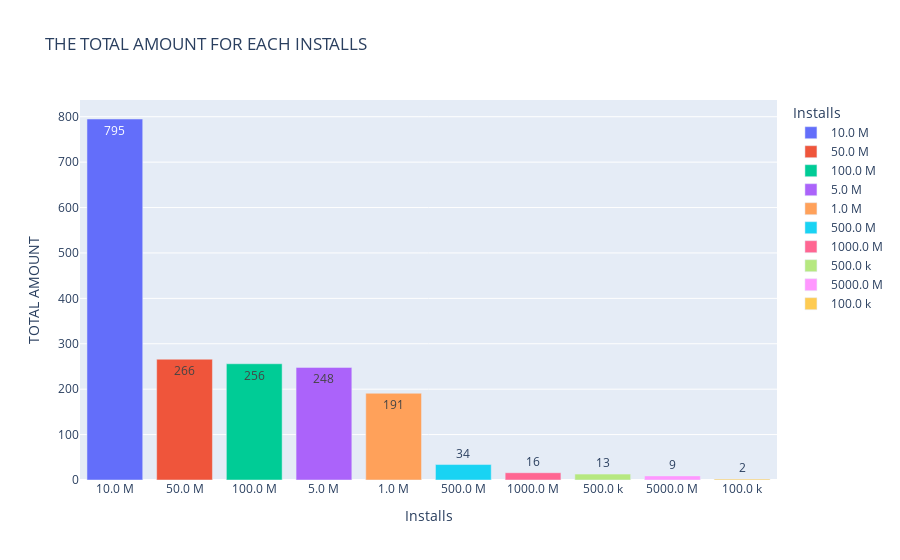

The notebook cell saved with this chart:
### Code cell
px.bar(inst, y=inst.values, x=inst.index, text= inst.values,color=inst.index,labels= {'y': 'TOTAL AMOUNT', 'index': 'Installs'},
        title='THE TOTAL AMOUNT FOR EACH INSTALLS'
      )

### Figure 1 — Plotly figure (JSON) as saved in the notebook; plotly's stock layout.template omitted (floating-point values rounded to 4 significant figures)
{"data": [{"alignmentgroup": "True", "hovertemplate": "Installs=%{x}<br>TOTAL AMOUNT=%{y}<br>text=%{text}<extra></extra>", "legendgroup": "10.0 M", "marker": {"color": "#636efa"}, "name": "10.0 M", "offsetgroup": "10.0 M", "orientation": "v", "showlegend": true, "text": [795], "textposition": "auto", "type": "bar", "x": ["10.0 M"], "xaxis": "x", "y": [795], "yaxis": "y"}, {"alignmentgroup": "True", "hovertemplate": "Installs=%{x}<br>TOTAL AMOUNT=%{y}<br>text=%{text}<extra></extra>", "legendgroup": "50.0 M", "marker": {"color": "#EF553B"}, "name": "50.0 M", "offsetgroup": "50.0 M", "orientation": "v", "showlegend": true, "text": [266], "textposition": "auto", "type": "bar", "x": ["50.0 M"], "xaxis": "x", "y": [266], "yaxis": "y"}, {"alignmentgroup": "True", "hovertemplate": "Installs=%{x}<br>TOTAL AMOUNT=%{y}<br>text=%{text}<extra></extra>", "legendgroup": "100.0 M", "marker": {"color": "#00cc96"}, "name": "100.0 M", "offsetgroup": "100.0 M", "orientation": "v", "showlegend": true, "text": [256], "textposition": "auto", "type": "bar", "x": ["100.0 M"], "xaxis": "x", "y": [256], "yaxis": "y"}, {"alignmentgroup": "True", "hovertemplate": "Installs=%{x}<br>TOTAL AMOUNT=%{y}<br>text=%{text}<extra></extra>", "legendgroup": "5.0 M", "marker": {"color": "#ab63fa"}, "name": "5.0 M", "offsetgroup": "5.0 M", "orientation": "v", "showlegend": true, "text": [248], "textposition": "auto", "type": "bar", "x": ["5.0 M"], "xaxis": "x", "y": [248], "yaxis": "y"}, {"alignmentgroup": "True", "hovertemplate": "Installs=%{x}<br>TOTAL AMOUNT=%{y}<br>text=%{text}<extra></extra>", "legendgroup": "1.0 M", "marker": {"color": "#FFA15A"}, "name": "1.0 M", "offsetgroup": "1.0 M", "orientation": "v", "showlegend": true, "text": [191], "textposition": "auto", "type": "bar", "x": ["1.0 M"], "xaxis": "x", "y": [191], "yaxis": "y"}, {"alignmentgroup": "True", "hovertemplate": "Installs=%{x}<br>TOTAL AMOUNT=%{y}<br>text=%{text}<extra></extra>", "legendgroup": "500.0 M", "marker": {"color": "#19d3f3"}, "name": "500.0 M", "offsetgroup": "500.0 M", "orientation": "v", "showlegend": true, "text": [34], "textposition": "auto", "type": "bar", "x": ["500.0 M"], "xaxis": "x", "y": [34], "yaxis": "y"}, {"alignmentgroup": "True", "hovertemplate": "Installs=%{x}<br>TOTAL AMOUNT=%{y}<br>text=%{text}<extra></extra>", "legendgroup": "1000.0 M", "marker": {"color": "#FF6692"}, "name": "1000.0 M", "offsetgroup": "1000.0 M", "orientation": "v", "showlegend": true, "text": [16], "textposition": "auto", "type": "bar", "x": ["1000.0 M"], "xaxis": "x", "y": [16], "yaxis": "y"}, {"alignmentgroup": "True", "hovertemplate": "Installs=%{x}<br>TOTAL AMOUNT=%{y}<br>text=%{text}<extra></extra>", "legendgroup": "500.0 k", "marker": {"color": "#B6E880"}, "name": "500.0 k", "offsetgroup": "500.0 k", "orientation": "v", "showlegend": true, "text": [13], "textposition": "auto", "type": "bar", "x": ["500.0 k"], "xaxis": "x", "y": [13], "yaxis": "y"}, {"alignmentgroup": "True", "hovertemplate": "Installs=%{x}<br>TOTAL AMOUNT=%{y}<br>text=%{text}<extra></extra>", "legendgroup": "5000.0 M", "marker": {"color": "#FF97FF"}, "name": "5000.0 M", "offsetgroup": "5000.0 M", "orientation": "v", "showlegend": true, "text": [9], "textposition": "auto", "type": "bar", "x": ["5000.0 M"], "xaxis": "x", "y": [9], "yaxis": "y"}, {"alignmentgroup": "True", "hovertemplate": "Installs=%{x}<br>TOTAL AMOUNT=%{y}<br>text=%{text}<extra></extra>", "legendgroup": "100.0 k", "marker": {"color": "#FECB52"}, "name": "100.0 k", "offsetgroup": "100.0 k", "orientation": "v", "showlegend": true, "text": [2], "textposition": "auto", "type": "bar", "x": ["100.0 k"], "xaxis": "x", "y": [2], "yaxis": "y"}], "layout": {"barmode": "relative", "legend": {"title": {"text": "Installs"}, "tracegroupgap": 0}, "title": {"text": "THE TOTAL AMOUNT FOR EACH INSTALLS"}, "xaxis": {"anchor": "y", "categoryarray": ["10.0 M", "50.0 M", "100.0 M", "5.0 M", "1.0 M", "500.0 M", "1000.0 M", "500.0 k", "5000.0 M", "100.0 k"], "categoryorder": "array", "domain": [0, 1], "title": {"text": "Installs"}}, "yaxis": {"anchor": "x", "domain": [0, 1], "title": {"text": "TOTAL AMOUNT"}}}}
